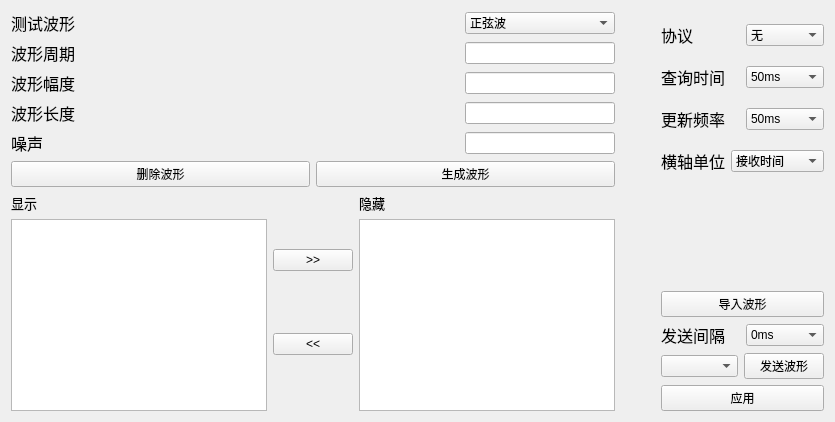
         <widget class="QWidget" name="tab1">
          <attribute name="title">
           <string>波形设置</string>
          </attribute>
          <layout class="QGridLayout" name="gridLayout_9">
           <item row="0" column="0">
            <layout class="QGridLayout" name="gridLayout_8">
             <item row="0" column="1">
              <spacer name="horizontalSpacer_5">
               <property name="orientation">
                <enum>Qt::Horizontal</enum>
               </property>
               <property name="sizeHint" stdset="0">
                <size>
                 <width>40</width>
                 <height>20</height>
                </size>
               </property>
              </spacer>
             </item>
             <item row="1" column="0">
              <layout class="QHBoxLayout" name="horizontalLayout_24">
               <item>
                <layout class="QVBoxLayout" name="verticalLayout_7">
                 <item>
                  <widget class="QLabel" name="COMnum_Label_2">
                   <property name="font">
                    <font>
                     <family>优设标题黑</family>
                     <pointsize>10</pointsize>
                    </font>
                   </property>
                   <property name="text">
                    <string>显示</string>
                   </property>
                  </widget>
                 </item>
                 <item>
                  <widget class="QColumnView" name="show_columnView">
                   <property name="editTriggers">
                    <set>QAbstractItemView::NoEditTriggers</set>
                   </property>
                   <property name="showDropIndicator" stdset="0">
                    <bool>true</bool>
                   </property>
                   <property name="dragDropMode">
                    <enum>QAbstractItemView::NoDragDrop</enum>
                   </property>
                  </widget>
                 </item>
                </layout>
               </item>
               <item>
                <layout class="QVBoxLayout" name="verticalLayout_9">
                 <item>
                  <widget class="QPushButton" name="hide_wave_pushButton">
                   <property name="text">
                    <string>&gt;&gt;</string>
                   </property>
                  </widget>
                 </item>
                 <item>
                  <widget class="QPushButton" name="show_wave_pushButton">
                   <property name="text">
                    <string>&lt;&lt;</string>
                   </property>
                  </widget>
                 </item>
                </layout>
               </item>
               <item>
                <layout class="QVBoxLayout" name="verticalLayout_8">
                 <item>
                  <widget class="QLabel" name="COMnum_Label_3">
                   <property name="font">
                    <font>
                     <family>优设标题黑</family>
                     <pointsize>10</pointsize>
                    </font>
                   </property>
                   <property name="text">
                    <string>隐藏</string>
                   </property>
                  </widget>
                 </item>
                 <item>
                  <widget class="QColumnView" name="hide_columnView">
                   <property name="editTriggers">
                    <set>QAbstractItemView::NoEditTriggers</set>
                   </property>
                  </widget>
                 </item>
                </layout>
               </item>
              </layout>
             </item>
             <item row="0" column="0">
              <layout class="QVBoxLayout" name="verticalLayout_5">
               <item>
                <layout class="QHBoxLayout" name="horizontalLayout_14">
                 <item>
                  <widget class="QLabel" name="label_11">
                   <property name="font">
                    <font>
                     <family>优设标题黑</family>
                     <pointsize>12</pointsize>
                    </font>
                   </property>
                   <property name="text">
                    <string>测试波形</string>
                   </property>
                  </widget>
                 </item>
                 <item>
                  <widget class="NComboBox" name="waveType_comboBox">
                   <property name="maximumSize">
                    <size>
                     <width>150</width>
                     <height>16777215</height>
                    </size>
                   </property>
                   <item>
                    <property name="text">
                     <string>正弦波</string>
                    </property>
                   </item>
                   <item>
                    <property name="text">
                     <string>三角波</string>
                    </property>
                   </item>
                   <item>
                    <property name="text">
                     <string>方波</string>
                    </property>
                   </item>
                  </widget>
                 </item>
                </layout>
               </item>
               <item>
                <layout class="QHBoxLayout" name="horizontalLayout_17">
                 <item>
                  <widget class="QLabel" name="label_13">
                   <property name="font">
                    <font>
                     <family>优设标题黑</family>
                     <pointsize>12</pointsize>
                    </font>
                   </property>
                   <property name="text">
                    <string>波形周期</string>
                   </property>
                  </widget>
                 </item>
                 <item>
                  <widget class="QLineEdit" name="period_lineEdit">
                   <property name="maximumSize">
                    <size>
                     <width>150</width>
                     <height>16777215</height>
                    </size>
                   </property>
                  </widget>
                 </item>
                </layout>
               </item>
               <item>
                <layout class="QHBoxLayout" name="horizontalLayout_18">
                 <item>
                  <widget class="QLabel" name="label_14">
                   <property name="font">
                    <font>
                     <family>优设标题黑</family>
                     <pointsize>12</pointsize>
                    </font>
                   </property>
                   <property name="text">
                    <string>波形幅度</string>
                   </property>
                  </widget>
                 </item>
                 <item>
                  <widget class="QLineEdit" name="amplitude_lineEdit">
                   <property name="maximumSize">
                    <size>
                     <width>150</width>
                     <height>16777215</height>
                    </size>
                   </property>
                  </widget>
                 </item>
                </layout>
               </item>
               <item>
                <layout class="QHBoxLayout" name="horizontalLayout_26">
                 <item>
                  <widget class="QLabel" name="label_19">
                   <property name="font">
                    <font>
                     <family>优设标题黑</family>
                     <pointsize>12</pointsize>
                    </font>
                   </property>
                   <property name="text">
                    <string>波形长度</string>
                   </property>
                  </widget>
                 </item>
                 <item>
                  <widget class="QLineEdit" name="length_lineEdit">
                   <property name="maximumSize">
                    <size>
                     <width>150</width>
                     <height>16777215</height>
                    </size>
                   </property>
                  </widget>
                 </item>
                </layout>
               </item>
               <item>
                <layout class="QHBoxLayout" name="horizontalLayout_19">
                 <item>
                  <widget class="QLabel" name="label_15">
                   <property name="font">
                    <font>
                     <family>优设标题黑</family>
                     <pointsize>12</pointsize>
                    </font>
                   </property>
                   <property name="text">
                    <string>噪声</string>
                   </property>
                  </widget>
                 </item>
                 <item>
                  <widget class="QLineEdit" name="noiseLevel_lineEdit">
                   <property name="maximumSize">
                    <size>
                     <width>150</width>
                     <height>16777215</height>
                    </size>
                   </property>
                  </widget>
                 </item>
                </layout>
               </item>
               <item>
                <layout class="QHBoxLayout" name="horizontalLayout_27">
                 <item>
                  <widget class="QPushButton" name="delete_wave_pushButton">
                   <property name="text">
                    <string>删除波形</string>
                   </property>
                  </widget>
                 </item>
                 <item>
                  <widget class="QPushButton" name="generate_wave_pushButton">
                   <property name="text">
                    <string>生成波形</string>
                   </property>
                  </widget>
                 </item>
                </layout>
               </item>
              </layout>
             </item>
             <item row="0" column="2">
              <layout class="QVBoxLayout" name="verticalLayout_6">
               <item>
                <layout class="QHBoxLayout" name="horizontalLayout_20">
                 <item>
                  <widget class="QLabel" name="label_16">
                   <property name="font">
                    <font>
                     <family>优设标题黑</family>
                     <pointsize>12</pointsize>
                    </font>
                   </property>
                   <property name="text">
                    <string>协议</string>
                   </property>
                  </widget>
                 </item>
                 <item>
                  <widget class="QComboBox" name="FlowControl_comboBox_6">
                   <item>
                    <property name="text">
                     <string>无</string>
                    </property>
                   </item>
                  </widget>
                 </item>
                </layout>
               </item>
               <item>
                <layout class="QHBoxLayout" name="horizontalLayout_22">
                 <item>
                  <widget class="QLabel" name="label_17">
                   <property name="font">
                    <font>
                     <family>优设标题黑</family>
                     <pointsize>12</pointsize>
                    </font>
                   </property>
                   <property name="text">
                    <string>查询时间</string>
                   </property>
                  </widget>
                 </item>
                 <item>
                  <widget class="QComboBox" name="FlowControl_comboBox_7">
                   <item>
                    <property name="text">
                     <string>50ms</string>
                    </property>
                   </item>
                   <item>
                    <property name="text">
                     <string>100ms</string>
                    </property>
                   </item>
                   <item>
                    <property name="text">
                     <string>200ms</string>
                    </property>
                   </item>
                   <item>
                    <property name="text">
                     <string>500ms</string>
                    </property>
                   </item>
                   <item>
                    <property name="text">
                     <string>1s</string>
                    </property>
                   </item>
                   <item>
                    <property name="text">
                     <string>2s</string>
                    </property>
                   </item>
                   <item>
                    <property name="text">
                     <string>5s</string>
                    </property>
                   </item>
                   <item>
                    <property name="text">
                     <string>10s</string>
                    </property>
                   </item>
                  </widget>
                 </item>
                </layout>
               </item>
               <item>
                <layout class="QHBoxLayout" name="horizontalLayout_13">
                 <item>
                  <widget class="QLabel" name="label_10">
                   <property name="font">
                    <font>
                     <family>优设标题黑</family>
                     <pointsize>12</pointsize>
                    </font>
                   </property>
                   <property name="text">
                    <string>更新频率</string>
                   </property>
                  </widget>
                 </item>
                 <item>
                  <widget class="QComboBox" name="FlowControl_comboBox_2">
                   <item>
                    <property name="text">
                     <string>50ms</string>
                    </property>
                   </item>
                   <item>
                    <property name="text">
                     <string>100ms</string>
                    </property>
                   </item>
                   <item>
                    <property name="text">
                     <string>200ms</string>
                    </property>
                   </item>
                   <item>
                    <property name="text">
                     <string>500ms</string>
                    </property>
                   </item>
                   <item>
                    <property name="text">
                     <string>1s</string>
                    </property>
                   </item>
                   <item>
                    <property name="text">
                     <string>2s</string>
                    </property>
                   </item>
                   <item>
                    <property name="text">
                     <string>5s</string>
                    </property>
                   </item>
                   <item>
                    <property name="text">
                     <string>10s</string>
                    </property>
                   </item>
                  </widget>
                 </item>
                </layout>
               </item>
               <item>
                <layout class="QHBoxLayout" name="horizontalLayout_15">
                 <item>
                  <widget class="QLabel" name="label_12">
                   <property name="font">
                    <font>
                     <family>优设标题黑</family>
                     <pointsize>12</pointsize>
                    </font>
                   </property>
                   <property name="text">
                    <string>横轴单位</string>
                   </property>
                  </widget>
                 </item>
                 <item>
                  <widget class="QComboBox" name="FlowControl_comboBox_4">
                   <item>
                    <property name="text">
                     <string>接收时间</string>
                    </property>
                   </item>
                   <item>
                    <property name="text">
                     <string>发送次数</string>
                    </property>
                   </item>
                   <item>
                    <property name="text">
                     <string>协议:全定义</string>
                    </property>
                   </item>
                  </widget>
                 </item>
                </layout>
               </item>
              </layout>
             </item>
             <item row="1" column="2">
              <layout class="QVBoxLayout" name="verticalLayout_10">
               <item>
                <spacer name="verticalSpacer">
                 <property name="orientation">
                  <enum>Qt::Vertical</enum>
                 </property>
                 <property name="sizeHint" stdset="0">
                  <size>
                   <width>20</width>
                   <height>40</height>
                  </size>
                 </property>
                </spacer>
               </item>
               <item>
                <widget class="QPushButton" name="pushButton_3">
                 <property name="text">
                  <string>导入波形</string>
                 </property>
                </widget>
               </item>
               <item>
                <layout class="QVBoxLayout" name="verticalLayout_11">
                 <item>
                  <layout class="QHBoxLayout" name="horizontalLayout_23">
                   <item>
                    <widget class="QLabel" name="label_18">
                     <property name="font">
                      <font>
                       <family>优设标题黑</family>
                       <pointsize>12</pointsize>
                      </font>
                     </property>
                     <property name="text">
                      <string>发送间隔</string>
                     </property>
                    </widget>
                   </item>
                   <item>
                    <widget class="QComboBox" name="FlowControl_comboBox_8">
                     <property name="maximumSize">
                      <size>
                       <width>150</width>
                       <height>16777215</height>
                      </size>
                     </property>
                     <item>
                      <property name="text">
                       <string>0ms</string>
                      </property>
                     </item>
                     <item>
                      <property name="text">
                       <string>100ms</string>
                      </property>
                     </item>
                     <item>
                      <property name="text">
                       <string>200ms</string>
                      </property>
                     </item>
                     <item>
                      <property name="text">
                       <string>500ms</string>
                      </property>
                     </item>
                    </widget>
                   </item>
                  </layout>
                 </item>
                 <item>
                  <layout class="QHBoxLayout" name="horizontalLayout_25">
                   <item>
                    <widget class="QComboBox" name="FlowControl_comboBox_9">
                     <property name="maximumSize">
                      <size>
                       <width>150</width>
                       <height>16777215</height>
                      </size>
                     </property>
                    </widget>
                   </item>
                   <item>
                    <widget class="QPushButton" name="pushButton_2">
                     <property name="text">
                      <string>发送波形</string>
                     </property>
                    </widget>
                   </item>
                  </layout>
                 </item>
                </layout>
               </item>
               <item>
                <layout class="QHBoxLayout" name="horizontalLayout_21">
                 <item>
                  <widget class="QPushButton" name="pushButton">
                   <property name="text">
                    <string>应用</string>
                   </property>
                  </widget>
                 </item>
                </layout>
               </item>
              </layout>
             </item>
            </layout>
           </item>
          </layout>
         </widget>
